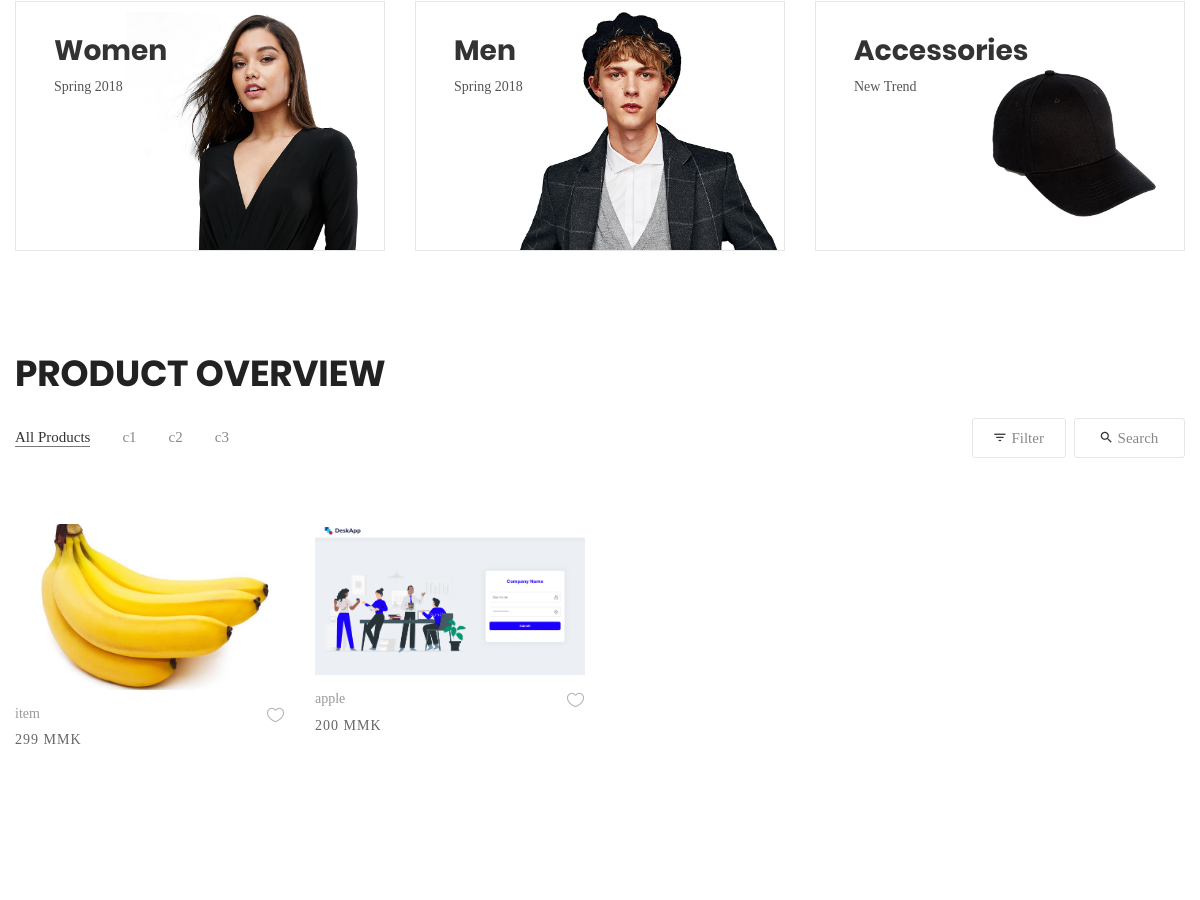
Before: / (middle part) with the older database file.
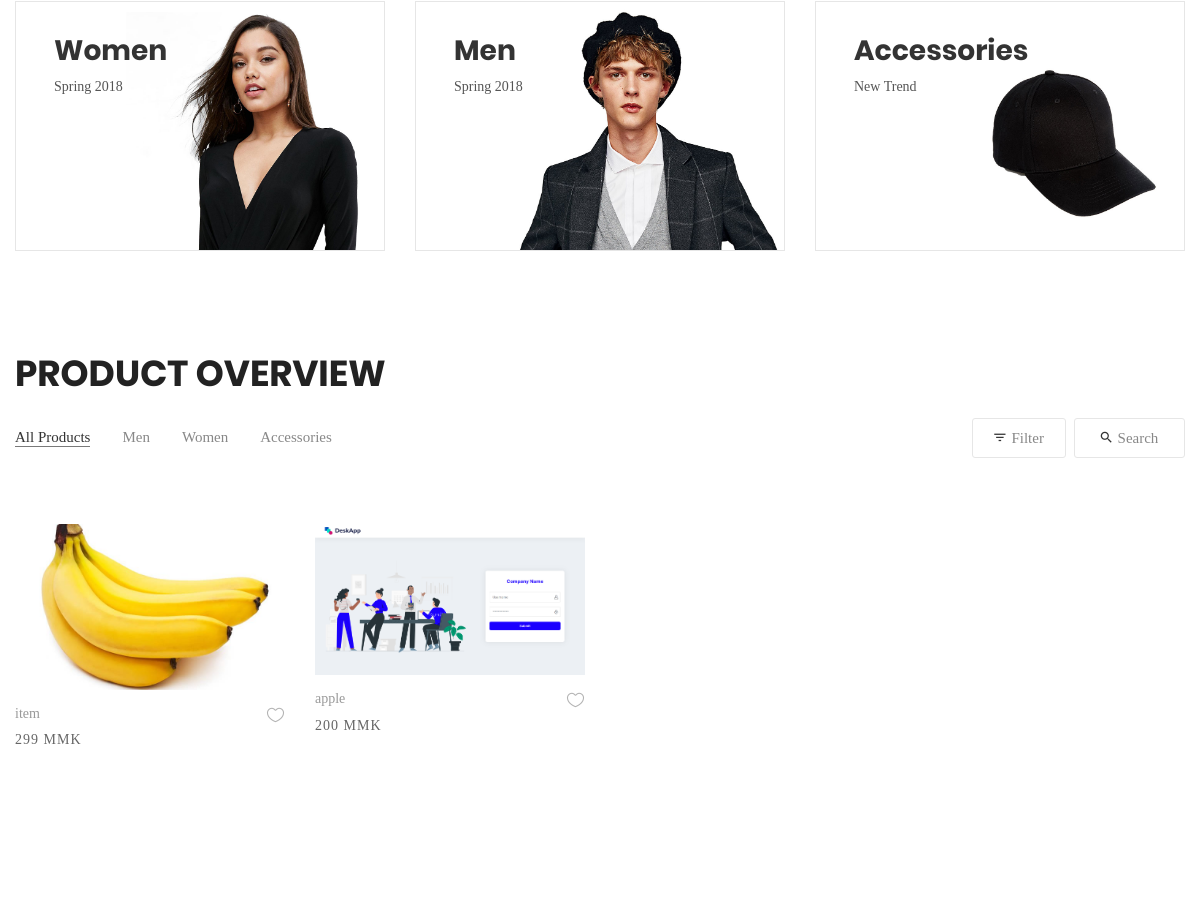
After: the same page with the newer database file.
### myapp/models.py (models this page shows, shortened)
class category(models.Model):
    categoryname = models.CharField(max_length=255)
    created_at = models.DateTimeField(auto_now_add=True)
    updated_at = models.DateTimeField(auto_now=True)

### myapp/views.py (the view, shortened to what this page needs)
# urls.py: path('', shopview.as_view(), name='shopview'),
class shopview(View):
    def get(self, request):
        itm = item.objects.all()
        cate = category.objects.all()
        cart_id = self.request.session.get('cart_id', None)
        if cart_id:
            cart = Cart.objects.get(id=cart_id)
            ccnt = CartProduct.objects.filter(cart=cart).count()
        else:
            cart = None
            ccnt = 0
        context = {'item': itm, 'cate': cate,'cart':cart, 'ccnt':ccnt}
        return render(request, 'shop/shopview.html', context)

### templates/shop/shopview.html (shortened to what the changed rows need)
{% load static %}
<!DOCTYPE html>
<html lang="en">
<head>
	<link rel="stylesheet" type="text/css" href="{% static 'shop/vendor/bootstrap/css/bootstrap.min.css' %}">
	<link rel="stylesheet" type="text/css" href="{% static 'shop/fonts/font-awesome-4.7.0/css/font-awesome.min.css' %}">
	<link rel="stylesheet" type="text/css" href="{% static 'shop/fonts/iconic/css/material-design-iconic-font.min.css' %}">
	<link rel="stylesheet" type="text/css" href="{% static 'shop/fonts/linearicons-v1.0.0/icon-font.min.css' %}">
	<link rel="stylesheet" type="text/css" href="{% static 'shop/vendor/animate/animate.css' %}">
	<link rel="stylesheet" type="text/css" href="{% static 'shop/vendor/css-hamburgers/hamburgers.min.css' %}">
	<link rel="stylesheet" type="text/css" href="{% static 'shop/vendor/animsition/css/animsition.min.css' %}">
	<link rel="stylesheet" type="text/css" href="{% static 'shop/vendor/select2/select2.min.css' %}">
	<link rel="stylesheet" type="text/css" href="{% static 'shop/vendor/daterangepicker/daterangepicker.css' %}">
	<link rel="stylesheet" type="text/css" href="{% static 'shop/vendor/slick/slick.css' %}">
	<link rel="stylesheet" type="text/css" href="{% static 'shop/vendor/MagnificPopup/magnific-popup.css' %}">
	<link rel="stylesheet" type="text/css" href="{% static 'shop/vendor/perfect-scrollbar/perfect-scrollbar.css' %}">
	<link rel="stylesheet" type="text/css" href="{% static 'shop/css/util.css' %}">
	<link rel="stylesheet" type="text/css" href="{% static 'shop/css/main.css' %}">
</head>
<body class="animsition">
	<section class="bg0 p-t-23 p-b-140">
		<div class="container">
			<div class="flex-w flex-sb-m p-b-52">
				<div class="flex-w flex-l-m filter-tope-group m-tb-10">
					<button class="stext-106 cl6 hov1 bor3 trans-04 m-r-32 m-tb-5 how-active1" data-filter="*">
						All Products
					</button>
                    {% for i in cate %}
                    <button class="stext-106 cl6 hov1 bor3 trans-04 m-r-32 m-tb-5" data-filter=".c-{{i.id}}">
						{{i.categoryname}}
					</button>
                    {% endfor %}
				</div>
			</div>
		</div>
	</section>
</body>
</html>

Changed rows visible on the page:
changed category: categoryname "c1" → "Men"
changed category: categoryname "c2" → "Women"
changed category: categoryname "c3" → "Accessories"
